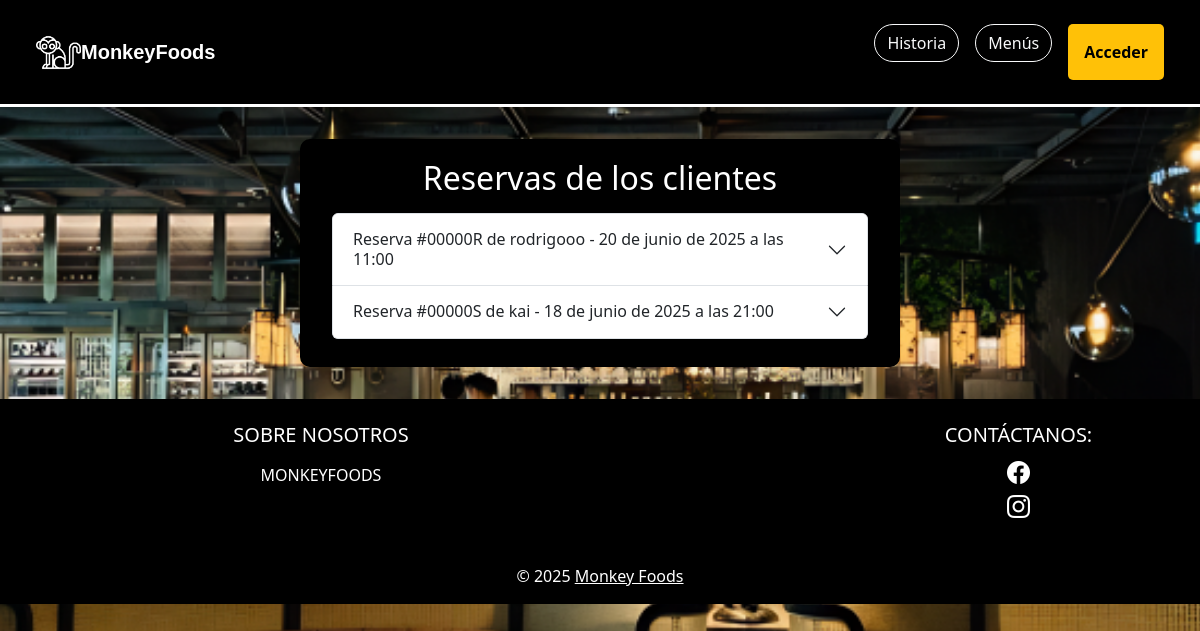
/reservas_mesero/, run on an earlier commit of the app's database.
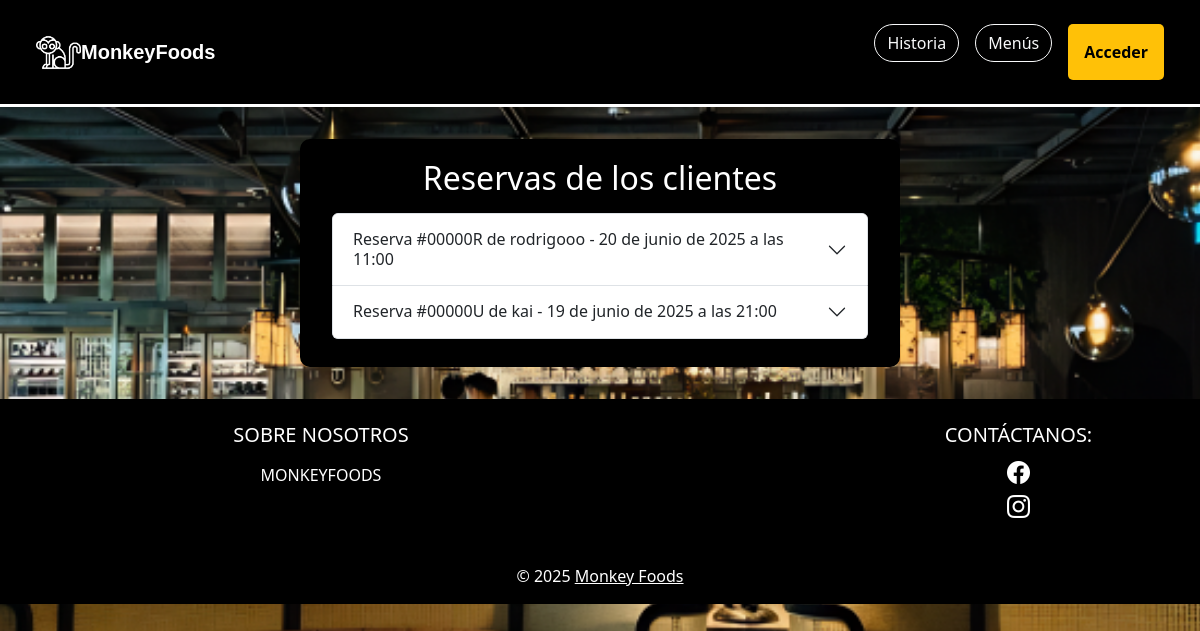
And on a later commit of the database.
### apps/reservas/models.py (models this page shows, shortened)
class Reserva(models.Model):
    ESTADOS_RESERVA = (
        ('borrador', 'Borrador'),
        ('completada', 'Completada'),
    )
    id_reserva = models.CharField(max_length=12, unique=True, editable=False)
    cliente = models.ForeignKey(settings.AUTH_USER_MODEL, on_delete=models.CASCADE)
    nombre_reserva = models.CharField(max_length=100)
    fecha = models.DateField()
    hora = models.TimeField()
    telefono = models.CharField(max_length=20)
    comensales = models.PositiveIntegerField(default=1)
    abono = models.DecimalField(max_digits=8, decimal_places=2)
    total = models.DecimalField(max_digits=8, decimal_places=2)
    mesas = models.ManyToManyField('Mesa')
    menu = models.ForeignKey(Menu, on_delete=models.SET_NULL, null=True, blank=True)  #modelo menú
    zona = models.ForeignKey('Zona', on_delete=models.CASCADE, null=True, blank=True)
    estado = models.CharField(max_length=20, choices=ESTADOS_RESERVA, default='borrador')

### apps/registrar/models.py (models this page shows, shortened)
class CustomUser(AbstractUser):
    ROL_CHOICES = (
        (1, 'Cliente'),
        (2, 'Mesero'),
        (3, 'Cocinero'),
        (4, 'Administrador'),
    )
    rol = models.PositiveSmallIntegerField(choices=ROL_CHOICES, default=1)
    foto_perfil = models.ImageField(upload_to='fotos_perfil/', blank=True, null=True)

### apps/reservas_mesero/views.py (the view)
# urls.py: path('', views.reservas_mesero, name='reservas_mesero'),
def reservas_mesero(request):
    reservas = Reserva.objects.select_related('cliente').order_by('-fecha', '-hora')
    return render(request, 'reservas_mesero/reservas_mesero.html', {
        'reservas': reservas
    })

### apps/reservas_mesero/templates/reservas_mesero/reservas_mesero.html (shortened to what the changed rows need)
{% load static %}
<!DOCTYPE html>
<html lang="es">
<head>
    <link href="https://cdn.jsdelivr.net/npm/bootstrap@5.3.3/dist/css/bootstrap.min.css" rel="stylesheet"
>
    <link rel="stylesheet" href="https://cdn.jsdelivr.net/npm/bootstrap-icons@1.11.3/font/bootstrap-icons.min.css">
    <link rel="stylesheet" href="{% static 'reservas_mesero/css/styles.css' %}">
</head>
<body class="body-fondo">
     <div class="form-container">
        <div class="container mb-2">
            <h2 class="text-white text-center mb-3">Reservas de los clientes</h2>
            <div class="accordion" id="accordionReservas">
                {% for reserva in reservas %}
                <div class="accordion-item">
                    <h2 class="accordion-header" id="heading{{ reserva.id }}">
                        <button class="accordion-button collapsed" type="button" data-bs-toggle="collapse"
                            data-bs-target="#collapse{{ reserva.id }}">
                            Reserva #{{ reserva.id_reserva }} de {{ reserva.cliente.username }} - {{ reserva.fecha }} a las {{ reserva.hora }}
                        </button>
                    </h2>
                </div>
                {% empty %}
                <p class="text-center" style="font-size: 18px; color: grey; font-style: italic;">No tienes reservas
                    registradas.</p>
                {% endfor %}
            </div>
        </div>
    </div>
</html>

What changed in the data, as far as the page shows it:
removed Reserva: id_reserva "00000S", cliente.username "kai", fecha "18 de junio de 2025", hora "21:00"
added Reserva: id_reserva "00000U", cliente.username "kai", fecha "19 de junio de 2025", hora "21:00"
